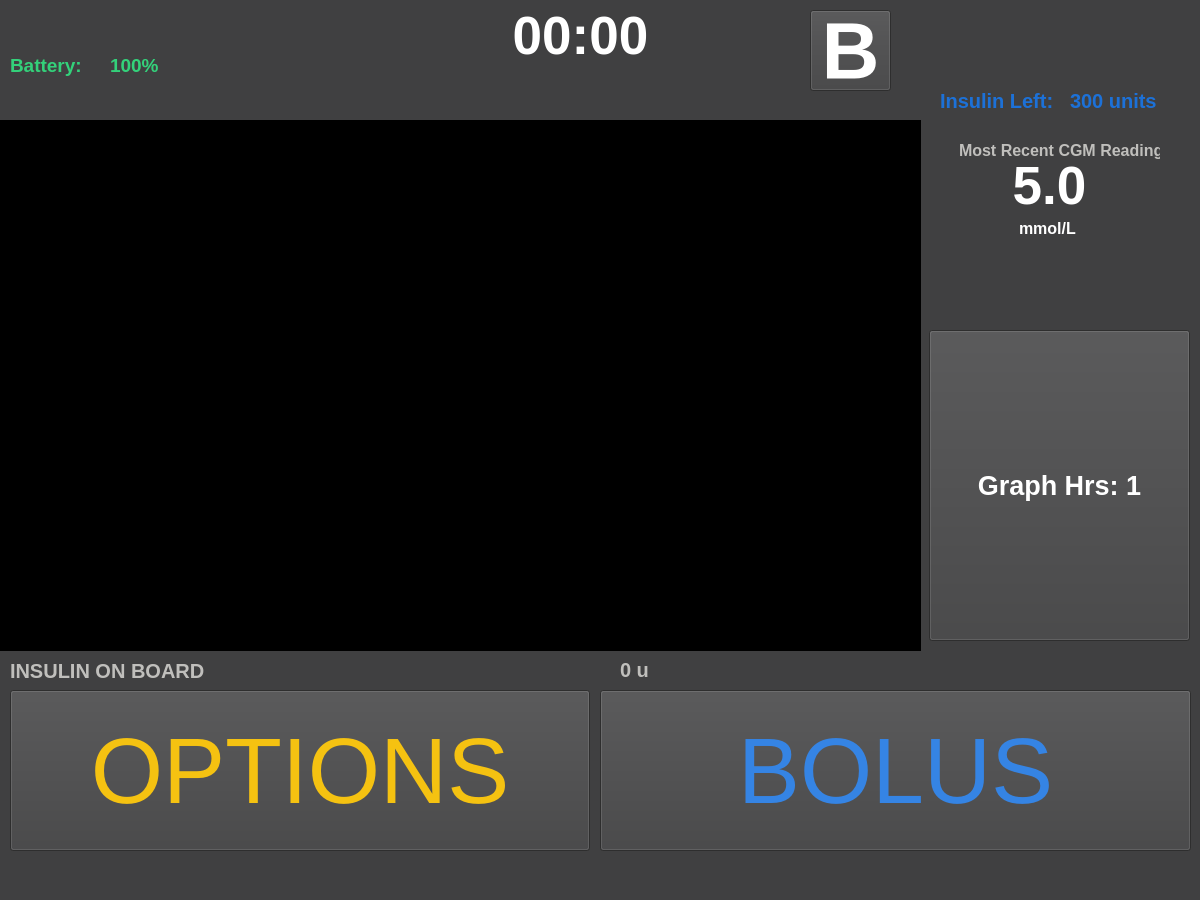
<?xml version="1.0" encoding="UTF-8"?>
<ui version="4.0">
 <class>HomePage</class>
 <widget class="QWidget" name="HomePage">
  <property name="geometry">
   <rect>
    <x>0</x>
    <y>0</y>
    <width>1200</width>
    <height>900</height>
   </rect>
  </property>
  <property name="windowTitle">
   <string>HomePage</string>
  </property>
  <property name="styleSheet">
   <string notr="true">background-color: rgb(64, 64, 65);</string>
  </property>
  <widget class="QWidget" name="centralwidget" native="true">
   <property name="geometry">
    <rect>
     <x>0</x>
     <y>0</y>
     <width>1261</width>
     <height>871</height>
    </rect>
   </property>
   <widget class="QFrame" name="headerFrame">
    <property name="geometry">
     <rect>
      <x>0</x>
      <y>0</y>
      <width>1261</width>
      <height>121</height>
     </rect>
    </property>
    <property name="frameShape">
     <enum>QFrame::Shape::NoFrame</enum>
    </property>
    <widget class="QLabel" name="timeLabel">
     <property name="geometry">
      <rect>
       <x>450</x>
       <y>10</y>
       <width>261</width>
       <height>51</height>
      </rect>
     </property>
     <property name="font">
      <font>
       <pointsize>40</pointsize>
       <bold>true</bold>
      </font>
     </property>
     <property name="styleSheet">
      <string notr="true">color: rgb(255, 255, 255);</string>
     </property>
     <property name="text">
      <string>00:00</string>
     </property>
     <property name="alignment">
      <set>Qt::AlignmentFlag::AlignCenter</set>
     </property>
    </widget>
    <widget class="QLabel" name="batteryLabel">
     <property name="geometry">
      <rect>
       <x>110</x>
       <y>50</y>
       <width>51</width>
       <height>31</height>
      </rect>
     </property>
     <property name="font">
      <font>
       <pointsize>14</pointsize>
       <bold>true</bold>
      </font>
     </property>
     <property name="styleSheet">
      <string notr="true">color: rgb(51, 209, 122)</string>
     </property>
     <property name="text">
      <string>100%</string>
     </property>
    </widget>
    <widget class="QLabel" name="insulinLeftLabel">
     <property name="geometry">
      <rect>
       <x>1070</x>
       <y>90</y>
       <width>101</width>
       <height>21</height>
      </rect>
     </property>
     <property name="font">
      <font>
       <pointsize>15</pointsize>
       <bold>true</bold>
      </font>
     </property>
     <property name="styleSheet">
      <string notr="true">color: rgb(28, 113, 216)</string>
     </property>
     <property name="text">
      <string>300 units</string>
     </property>
    </widget>
    <widget class="QPushButton" name="statusButton">
     <property name="geometry">
      <rect>
       <x>810</x>
       <y>10</y>
       <width>81</width>
       <height>81</height>
      </rect>
     </property>
     <property name="palette">
      <palette>
       <active>
        <colorrole role="WindowText">
         <brush brushstyle="SolidPattern">
          <color alpha="255">
           <red>255</red>
           <green>255</green>
           <blue>255</blue>
          </color>
         </brush>
        </colorrole>
        <colorrole role="Button">
         <brush brushstyle="SolidPattern">
          <color alpha="255">
           <red>64</red>
           <green>64</green>
           <blue>65</blue>
          </color>
         </brush>
        </colorrole>
        <colorrole role="Text">
         <brush brushstyle="SolidPattern">
          <color alpha="255">
           <red>255</red>
           <green>255</green>
           <blue>255</blue>
          </color>
         </brush>
        </colorrole>
        <colorrole role="ButtonText">
         <brush brushstyle="SolidPattern">
          <color alpha="255">
           <red>255</red>
           <green>255</green>
           <blue>255</blue>
          </color>
         </brush>
        </colorrole>
        <colorrole role="Base">
         <brush brushstyle="SolidPattern">
          <color alpha="255">
           <red>64</red>
           <green>64</green>
           <blue>65</blue>
          </color>
         </brush>
        </colorrole>
        <colorrole role="Window">
         <brush brushstyle="SolidPattern">
          <color alpha="255">
           <red>64</red>
           <green>64</green>
           <blue>65</blue>
          </color>
         </brush>
        </colorrole>
        <colorrole role="PlaceholderText">
         <brush brushstyle="SolidPattern">
          <color alpha="128">
           <red>255</red>
           <green>255</green>
           <blue>255</blue>
          </color>
         </brush>
        </colorrole>
       </active>
       <inactive>
        <colorrole role="WindowText">
         <brush brushstyle="SolidPattern">
          <color alpha="255">
           <red>255</red>
           <green>255</green>
           <blue>255</blue>
          </color>
         </brush>
        </colorrole>
        <colorrole role="Button">
         <brush brushstyle="SolidPattern">
          <color alpha="255">
           <red>64</red>
           <green>64</green>
           <blue>65</blue>
          </color>
         </brush>
        </colorrole>
        <colorrole role="Text">
         <brush brushstyle="SolidPattern">
          <color alpha="255">
           <red>255</red>
           <green>255</green>
           <blue>255</blue>
          </color>
         </brush>
        </colorrole>
        <colorrole role="ButtonText">
         <brush brushstyle="SolidPattern">
          <color alpha="255">
           <red>255</red>
           <green>255</green>
           <blue>255</blue>
          </color>
         </brush>
        </colorrole>
        <colorrole role="Base">
         <brush brushstyle="SolidPattern">
          <color alpha="255">
           <red>64</red>
           <green>64</green>
           <blue>65</blue>
          </color>
         </brush>
        </colorrole>
        <colorrole role="Window">
         <brush brushstyle="SolidPattern">
          <color alpha="255">
           <red>64</red>
           <green>64</green>
           <blue>65</blue>
          </color>
         </brush>
        </colorrole>
        <colorrole role="PlaceholderText">
         <brush brushstyle="SolidPattern">
          <color alpha="128">
           <red>255</red>
           <green>255</green>
           <blue>255</blue>
          </color>
         </brush>
        </colorrole>
       </inactive>
       <disabled>
        <colorrole role="WindowText">
         <brush brushstyle="SolidPattern">
          <color alpha="255">
           <red>255</red>
           <green>255</green>
           <blue>255</blue>
          </color>
         </brush>
        </colorrole>
        <colorrole role="Button">
         <brush brushstyle="SolidPattern">
          <color alpha="255">
           <red>64</red>
           <green>64</green>
           <blue>65</blue>
          </color>
         </brush>
        </colorrole>
        <colorrole role="Text">
         <brush brushstyle="SolidPattern">
          <color alpha="255">
           <red>255</red>
           <green>255</green>
           <blue>255</blue>
          </color>
         </brush>
        </colorrole>
        <colorrole role="ButtonText">
         <brush brushstyle="SolidPattern">
          <color alpha="255">
           <red>255</red>
           <green>255</green>
           <blue>255</blue>
          </color>
         </brush>
        </colorrole>
        <colorrole role="Base">
         <brush brushstyle="SolidPattern">
          <color alpha="255">
           <red>64</red>
           <green>64</green>
           <blue>65</blue>
          </color>
         </brush>
        </colorrole>
        <colorrole role="Window">
         <brush brushstyle="SolidPattern">
          <color alpha="255">
           <red>64</red>
           <green>64</green>
           <blue>65</blue>
          </color>
         </brush>
        </colorrole>
        <colorrole role="PlaceholderText">
         <brush brushstyle="SolidPattern">
          <color alpha="128">
           <red>255</red>
           <green>255</green>
           <blue>255</blue>
          </color>
         </brush>
        </colorrole>
       </disabled>
      </palette>
     </property>
     <property name="font">
      <font>
       <pointsize>60</pointsize>
       <bold>true</bold>
      </font>
     </property>
     <property name="styleSheet">
      <string notr="true">color: rgb(255,255,255);
</string>
     </property>
     <property name="text">
      <string>B</string>
     </property>
    </widget>
    <widget class="QLabel" name="batteryLabel_2">
     <property name="geometry">
      <rect>
       <x>10</x>
       <y>50</y>
       <width>91</width>
       <height>31</height>
      </rect>
     </property>
     <property name="font">
      <font>
       <pointsize>14</pointsize>
       <bold>true</bold>
      </font>
     </property>
     <property name="styleSheet">
      <string notr="true">color: rgb(51, 209, 122)</string>
     </property>
     <property name="text">
      <string>Battery:</string>
     </property>
    </widget>
    <widget class="QLabel" name="insulinLeftLabel_2">
     <property name="geometry">
      <rect>
       <x>940</x>
       <y>90</y>
       <width>121</width>
       <height>21</height>
      </rect>
     </property>
     <property name="font">
      <font>
       <pointsize>15</pointsize>
       <bold>true</bold>
      </font>
     </property>
     <property name="styleSheet">
      <string notr="true">color: rgb(28, 113, 216)</string>
     </property>
     <property name="text">
      <string>Insulin Left:</string>
     </property>
    </widget>
   </widget>
   <widget class="QFrame" name="frame">
    <property name="geometry">
     <rect>
      <x>0</x>
      <y>650</y>
      <width>1200</width>
      <height>221</height>
     </rect>
    </property>
    <property name="frameShape">
     <enum>QFrame::Shape::NoFrame</enum>
    </property>
    <widget class="QLabel" name="IOBText">
     <property name="geometry">
      <rect>
       <x>10</x>
       <y>11</y>
       <width>221</width>
       <height>20</height>
      </rect>
     </property>
     <property name="font">
      <font>
       <pointsize>15</pointsize>
       <bold>true</bold>
      </font>
     </property>
     <property name="styleSheet">
      <string notr="true">color: rgb(192, 191, 188);</string>
     </property>
     <property name="text">
      <string>INSULIN ON BOARD</string>
     </property>
    </widget>
    <widget class="QPushButton" name="optionsButton">
     <property name="geometry">
      <rect>
       <x>10</x>
       <y>40</y>
       <width>580</width>
       <height>161</height>
      </rect>
     </property>
     <property name="font">
      <font>
       <pointsize>70</pointsize>
       <bold>false</bold>
      </font>
     </property>
     <property name="styleSheet">
      <string notr="true">color:rgb(245, 194, 17);</string>
     </property>
     <property name="text">
      <string>OPTIONS</string>
     </property>
    </widget>
    <widget class="QPushButton" name="bolusButton">
     <property name="geometry">
      <rect>
       <x>600</x>
       <y>40</y>
       <width>591</width>
       <height>161</height>
      </rect>
     </property>
     <property name="font">
      <font>
       <pointsize>70</pointsize>
       <bold>false</bold>
      </font>
     </property>
     <property name="styleSheet">
      <string notr="true">color:rgb(53, 132, 228);</string>
     </property>
     <property name="text">
      <string>BOLUS</string>
     </property>
    </widget>
    <widget class="QLabel" name="IOBLabel">
     <property name="geometry">
      <rect>
       <x>620</x>
       <y>11</y>
       <width>62</width>
       <height>17</height>
      </rect>
     </property>
     <property name="font">
      <font>
       <pointsize>15</pointsize>
       <bold>true</bold>
      </font>
     </property>
     <property name="styleSheet">
      <string notr="true">color: rgb(192, 191, 188);</string>
     </property>
     <property name="text">
      <string>0 u</string>
     </property>
    </widget>
   </widget>
   <widget class="QFrame" name="frame_2">
    <property name="geometry">
     <rect>
      <x>919</x>
      <y>120</y>
      <width>281</width>
      <height>531</height>
     </rect>
    </property>
    <property name="frameShape">
     <enum>QFrame::Shape::NoFrame</enum>
    </property>
    <widget class="QLabel" name="glucoseLevelLabel">
     <property name="geometry">
      <rect>
       <x>40</x>
       <y>40</y>
       <width>181</width>
       <height>51</height>
      </rect>
     </property>
     <property name="font">
      <font>
       <pointsize>40</pointsize>
       <bold>true</bold>
      </font>
     </property>
     <property name="styleSheet">
      <string notr="true">color: rgb(255, 255, 255);</string>
     </property>
     <property name="text">
      <string>5.0</string>
     </property>
     <property name="alignment">
      <set>Qt::AlignmentFlag::AlignCenter</set>
     </property>
    </widget>
    <widget class="QLabel" name="label">
     <property name="geometry">
      <rect>
       <x>100</x>
       <y>100</y>
       <width>61</width>
       <height>16</height>
      </rect>
     </property>
     <property name="font">
      <font>
       <pointsize>12</pointsize>
       <bold>true</bold>
      </font>
     </property>
     <property name="styleSheet">
      <string notr="true">color: rgb(255, 255, 255);</string>
     </property>
     <property name="text">
      <string>mmol/L</string>
     </property>
    </widget>
    <widget class="QPushButton" name="cycleGraphLengthButton">
     <property name="geometry">
      <rect>
       <x>10</x>
       <y>210</y>
       <width>261</width>
       <height>311</height>
      </rect>
     </property>
     <property name="font">
      <font>
       <pointsize>20</pointsize>
       <bold>true</bold>
      </font>
     </property>
     <property name="styleSheet">
      <string notr="true">color: rgb(255, 255, 255);</string>
     </property>
     <property name="text">
      <string>Graph Hrs: 1</string>
     </property>
    </widget>
    <widget class="QLabel" name="IOBText_2">
     <property name="geometry">
      <rect>
       <x>40</x>
       <y>20</y>
       <width>201</width>
       <height>20</height>
      </rect>
     </property>
     <property name="font">
      <font>
       <pointsize>12</pointsize>
       <bold>true</bold>
      </font>
     </property>
     <property name="styleSheet">
      <string notr="true">color: rgb(192, 191, 188);</string>
     </property>
     <property name="text">
      <string>Most Recent CGM Reading</string>
     </property>
    </widget>
   </widget>
   <widget class="QFrame" name="GRAPH_FRAME">
    <property name="geometry">
     <rect>
      <x>0</x>
      <y>120</y>
      <width>921</width>
      <height>531</height>
     </rect>
    </property>
    <property name="styleSheet">
     <string notr="true">background-color: rgb(0, 0, 0)</string>
    </property>
    <property name="frameShape">
     <enum>QFrame::Shape::NoFrame</enum>
    </property>
    <widget class="QCustomPlot" name="BGgraph" native="true">
     <property name="geometry">
      <rect>
       <x>0</x>
       <y>0</y>
       <width>921</width>
       <height>531</height>
      </rect>
     </property>
    </widget>
   </widget>
  </widget>
 </widget>
 <customwidgets>
  <customwidget>
   <class>QCustomPlot</class>
   <extends>QWidget</extends>
   <header>qcustomplot.h</header>
   <container>1</container>
  </customwidget>
 </customwidgets>
 <resources/>
 <connections/>
</ui>
